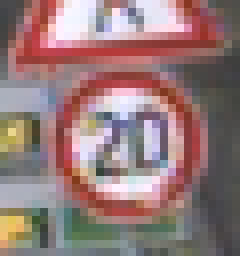
#> input picture TrafficSignsCNN/newData/0/00000_00004.ppm, 30 x 32 px (shown 8 times larger); its folder holds only this picture in this run
$ python resizeImages.py
#> lines starting #> are read from the running program, lines starting #| are printed output that depends on the picture
import cv2
import numpy as np
import os

directory = 'newData/'
dstDirectory = 'Data/'
IMG_SIZE = 50

for subDirectory in os.listdir(directory):
    print(subDirectory)
    for filename in os.listdir(directory + subDirectory):
        if not os.path.exists(dstDirectory+subDirectory):
            os.makedirs(dstDirectory+subDirectory)
        srcFile = directory + subDirectory + '/' + str(filename)
        dstFile = dstDirectory + subDirectory + '/' + str(filename)
        #print(srcFile)
        img = cv2.imread(srcFile)
#> img is the input picture: shape (32, 30, 3); mean B, G, R 121.5, 121.9, 148.6
        resized_img = cv2.resize(img, (IMG_SIZE,IMG_SIZE))
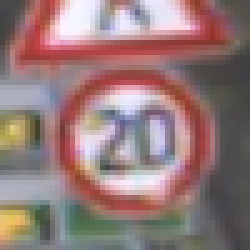
#> resized_img: shape (50, 50, 3) (shown 5 times larger); mean B, G, R 121.4, 121.7, 148.4
        cv2.imwrite(dstFile, resized_img)
#> pass 2 of the loop `for subDirectory in os.listdir(directory):`:
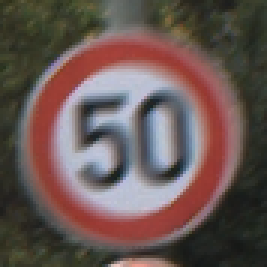
#> input picture TrafficSignsCNN/newData/2/00016_00026.ppm, 89 x 89 px (shown 3 times larger)
#> img is the input picture: shape (89, 89, 3); mean B, G, R 82.7, 86.3, 104.1
#> `resized_img = cv2.resize(img, (IMG_SIZE,IMG_SIZE))`:
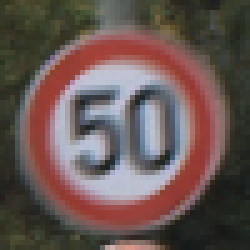
#> resized_img: shape (50, 50, 3) (shown 5 times larger); mean B, G, R 82.6, 86.2, 104
